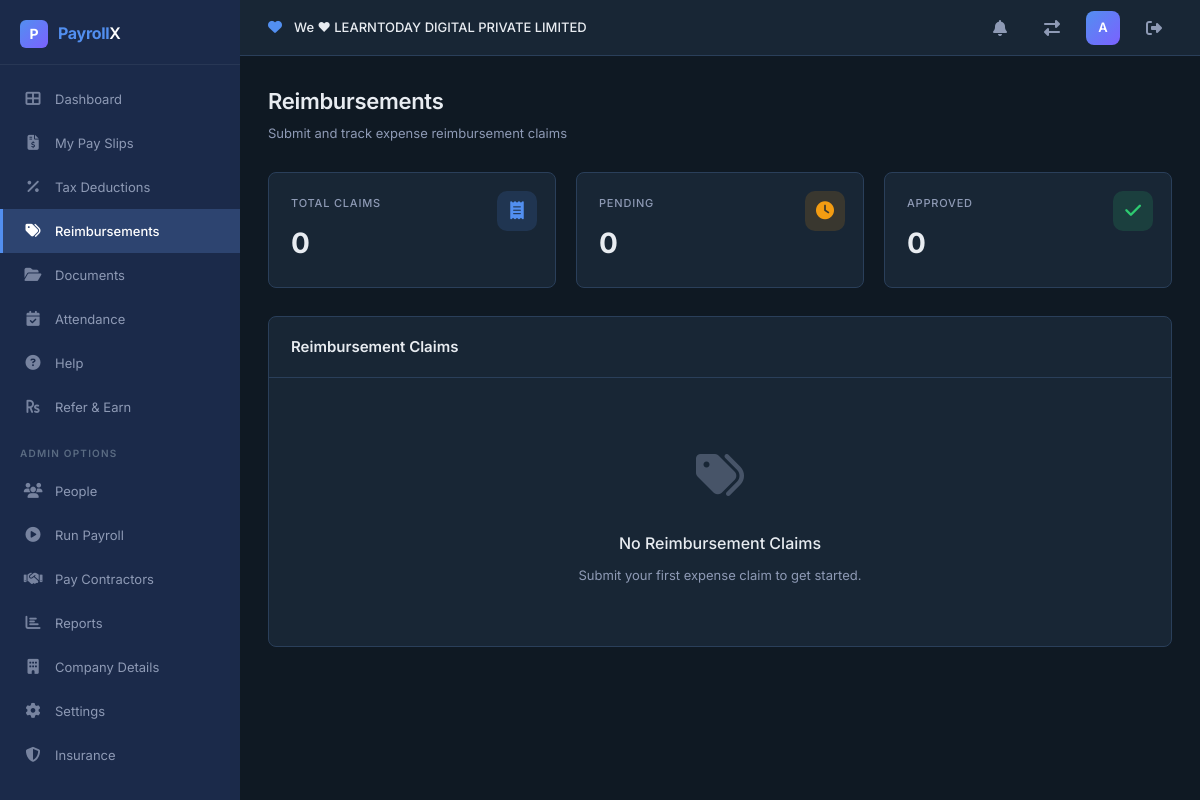
The page /reimbursements (signed in) on the database its author committed.
### src/models.py (models this page shows, shortened)
class Organization(db.Model):
    __tablename__ = 'organizations'
    org_id = db.Column(db.Integer, primary_key=True)
    name = db.Column(db.String(200), unique=True, nullable=False)
    created_at = db.Column(db.DateTime, default=datetime.utcnow)
    users = db.relationship('User', backref='organization', lazy=True)
    employees = db.relationship('Employee', backref='organization', lazy=True)
    payroll_runs = db.relationship('PayrollRun', backref='organization', lazy=True)

class User(UserMixin, db.Model):
    __tablename__ = 'users'
    id = db.Column(db.Integer, primary_key=True)
    username = db.Column(db.String(80), unique=True, nullable=False)
    email = db.Column(db.String(120), unique=True, nullable=False)
    password_hash = db.Column(db.String(256), nullable=False)
    role = db.Column(db.String(20), default='employee')  # employee, hr_admin, finance
    created_at = db.Column(db.DateTime, default=datetime.utcnow)
    org_id = db.Column(db.Integer, db.ForeignKey('organizations.org_id'), nullable=True)

### src/app.py (the view)
@app.route('/reimbursements')
@login_required
def reimbursements():
    if current_user.role == 'employee':
        emp = get_employee_for_current_user()
        claims = Reimbursement.query.filter_by(emp_id=emp.emp_id).order_by(Reimbursement.submitted_at.desc()).all() if emp else []
    else:
        employees = Employee.query.filter_by(org_id=current_user.org_id).all()
        emp_ids = [e.emp_id for e in employees]
        claims = Reimbursement.query.filter(Reimbursement.emp_id.in_(emp_ids)).order_by(Reimbursement.submitted_at.desc()).all() if emp_ids else []
    return render_template('reimbursements.html', claims=claims)

### src/app.py (called while the page is built)
@login_manager.user_loader
def load_user(user_id):
    return User.query.get(int(user_id))

@app.before_request
def initialize_database():
    global _db_initialized
    if not _db_initialized:
        db.create_all()
        seed_database()
        _db_initialized = True

### templates/reimbursements.html (shortened to what this page needs)
{% extends "base.html" %}
{% block content %}
<div class="page-header">
    <h1>Reimbursements</h1>
    <p>Submit and track expense reimbursement claims</p>
</div>
<div class="stats-grid">
    <div class="stat-card">
        <div class="stat-label">Total Claims</div>
        <div class="stat-value">{{ claims|length }}</div>
        <div class="stat-icon blue"><i class="fas fa-receipt"></i></div>
    </div>
    <div class="stat-card">
        <div class="stat-label">Pending</div>
        <div class="stat-value">{{ claims|selectattr('status', 'equalto', 'pending')|list|length }}</div>
        <div class="stat-icon orange"><i class="fas fa-clock"></i></div>
    </div>
    <div class="stat-card">
        <div class="stat-label">Approved</div>
        <div class="stat-value">{{ claims|selectattr('status', 'equalto', 'approved')|list|length }}</div>
        <div class="stat-icon green"><i class="fas fa-check"></i></div>
    </div>
</div>
<div class="data-card">
    <div class="data-card-header">
        <h2>Reimbursement Claims</h2>
    </div>
    {% if claims %}
    <table class="data-table">
        <thead>
            <tr>
                <th>Category</th>
                <th>Amount</th>
                <th>Description</th>
                <th>Date</th>
                <th>Status</th>
            </tr>
        </thead>
        <tbody>
            {% for claim in claims %}
            <tr>
                <td><span class="status-badge active">{{ claim.category }}</span></td>
                <td><strong>₹{{ "{:,.0f}".format(claim.amount) }}</strong></td>
                <td>{{ claim.description or '—' }}</td>
                <td>{{ claim.receipt_date }}</td>
                <td><span class="status-badge {{ claim.status }}">{{ claim.status }}</span></td>
            </tr>
            {% endfor %}
        </tbody>
    </table>
    {% else %}
    <div class="empty-state">
        <div class="empty-icon"><i class="fas fa-tags"></i></div>
        <h3>No Reimbursement Claims</h3>
        <p>Submit your first expense claim to get started.</p>
    </div>
    {% endif %}
</div>
{% endblock %}

### templates/base.html (shortened to what this page needs)
<!DOCTYPE html>
<html lang="en">
<head>
    <link rel="stylesheet" href="{{ url_for('static', filename='css/style.css') }}">
    <link rel="stylesheet" href="https://cdnjs.cloudflare.com/ajax/libs/font-awesome/6.5.1/css/all.min.css">
</head>
<body>
    {% if current_user.is_authenticated %}
    <aside class="sidebar" id="sidebar">
        <div class="sidebar-logo">
            <div class="logo-icon">P</div>
            <div class="logo-text"><span>Payroll</span>X</div>
        </div>
        <nav class="sidebar-nav">
            <a href="{{ url_for('dashboard') }}" class="nav-item {% if request.endpoint == 'dashboard' %}active{% endif %}">
                <span class="nav-icon"><i class="fas fa-th-large"></i></span> Dashboard
            </a>
            <a href="{{ url_for('payslips') }}" class="nav-item {% if request.endpoint == 'payslips' %}active{% endif %}">
                <span class="nav-icon"><i class="fas fa-file-invoice-dollar"></i></span> My Pay Slips
            </a>
            <a href="{{ url_for('tax_deductions') }}" class="nav-item {% if request.endpoint == 'tax_deductions' %}active{% endif %}">
                <span class="nav-icon"><i class="fas fa-percentage"></i></span> Tax Deductions
            </a>
            <a href="{{ url_for('reimbursements') }}" class="nav-item {% if request.endpoint == 'reimbursements' %}active{% endif %}">
                <span class="nav-icon"><i class="fas fa-tags"></i></span> Reimbursements
            </a>
            <a href="{{ url_for('documents') }}" class="nav-item {% if request.endpoint == 'documents' %}active{% endif %}">
                <span class="nav-icon"><i class="fas fa-folder-open"></i></span> Documents
            </a>
            <a href="{{ url_for('attendance') }}" class="nav-item {% if request.endpoint == 'attendance' %}active{% endif %}">
                <span class="nav-icon"><i class="fas fa-calendar-check"></i></span> Attendance
            </a>
            <a href="{{ url_for('help_page') }}" class="nav-item {% if request.endpoint == 'help_page' %}active{% endif %}">
                <span class="nav-icon"><i class="fas fa-question-circle"></i></span> Help
            </a>
            <a href="{{ url_for('refer_earn') }}" class="nav-item {% if request.endpoint == 'refer_earn' %}active{% endif %}">
                <span class="nav-icon"><i class="fas fa-rupee-sign"></i></span> Refer & Earn
            </a>
            {% if current_user.role != 'employee' %}
            <div class="nav-section-label">Admin Options</div>
            <a href="{{ url_for('people') }}" class="nav-item {% if request.endpoint == 'people' %}active{% endif %}">
                <span class="nav-icon"><i class="fas fa-users"></i></span> People
            </a>
            <a href="{{ url_for('run_payroll') }}" class="nav-item {% if request.endpoint == 'run_payroll' %}active{% endif %}">
                <span class="nav-icon"><i class="fas fa-play-circle"></i></span> Run Payroll
            </a>
            <a href="{{ url_for('pay_contractors') }}" class="nav-item {% if request.endpoint == 'pay_contractors' %}active{% endif %}">
                <span class="nav-icon"><i class="fas fa-handshake"></i></span> Pay Contractors
            </a>
            <a href="{{ url_for('reports') }}" class="nav-item {% if request.endpoint == 'reports' %}active{% endif %}">
                <span class="nav-icon"><i class="fas fa-chart-bar"></i></span> Reports
            </a>
            <a href="{{ url_for('company_details') }}" class="nav-item {% if request.endpoint == 'company_details' %}active{% endif %}">
                <span class="nav-icon"><i class="fas fa-building"></i></span> Company Details
            </a>
            <a href="{{ url_for('settings') }}" class="nav-item {% if request.endpoint == 'settings' %}active{% endif %}">
                <span class="nav-icon"><i class="fas fa-cog"></i></span> Settings
            </a>
            <a href="{{ url_for('insurance') }}" class="nav-item {% if request.endpoint == 'insurance' %}active{% endif %}">
                <span class="nav-icon"><i class="fas fa-shield-alt"></i></span> Insurance
            </a>
            {% endif %}
        </nav>
    </aside>
    <header class="top-bar">
        <div class="top-bar-left">
            <span class="org-heart"><i class="fas fa-heart"></i></span>
            <span class="org-name">We ♥ {{ current_user.organization.name if current_user.organization else 'My Organization' }}</span>
        </div>
        <div class="top-bar-right">
            <div class="notification-bell"><i class="fas fa-bell"></i></div>
            <a href="{{ url_for('choose_organization') }}" class="notification-bell"><i class="fas fa-exchange-alt"></i></a>
            <div class="profile-avatar" title="{{ current_user.username }}">
                {{ current_user.username[0]|upper }}
            </div>
            <a href="{{ url_for('logout') }}" class="notification-bell" title="Logout"><i class="fas fa-sign-out-alt"></i></a>
        </div>
    </header>
    <main class="main-content">
        {% block content %}{% endblock %}
    </main>
    {% else %}
        {% block public_content %}{% endblock %}
    {% endif %}
</body>
</html>

### rows shown on the page
Organization: organization "LEARNTODAY DIGITAL PRIVATE LIMITED"
User: username "A"

### other values the page prints
{{ claims|length }} "0"
{{ claims|selectattr('status', 'equalto', 'pending')|list|length }} "0"
{{ claims|selectattr('status', 'equalto', 'approved')|list|length }} "0"
